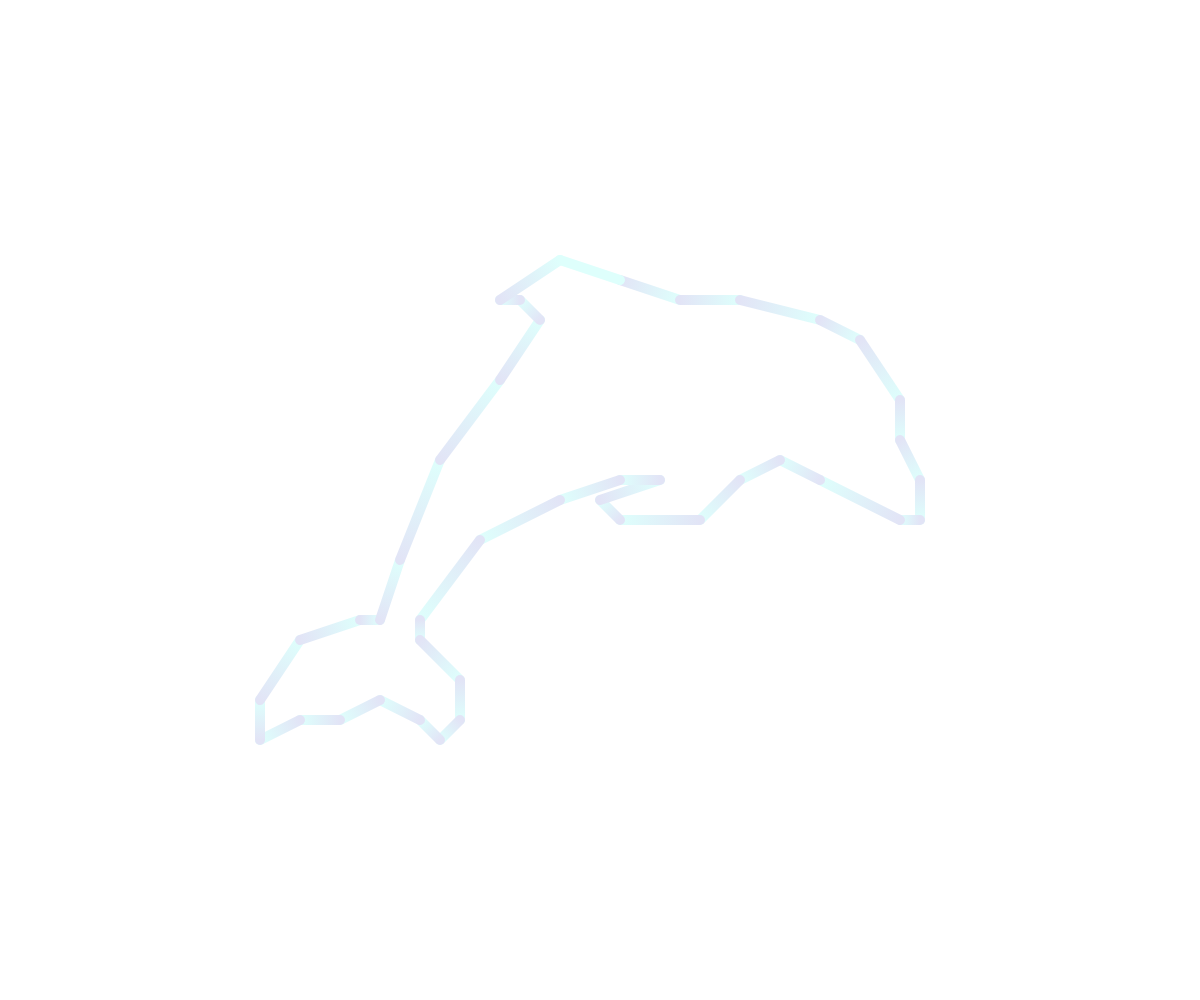
Frame 1 (no input)
Frame 60 (no input): identical to frame 1, image omitted
Frame 120 (the mouse pressed at the canvas centre since frame 60): identical to frame 1, image omitted

The p5.js sketch that drew this single still picture (run headless with seeded random() and noise() and a simulated clock; from frame 60 on, the mouse is pressed at the canvas centre):

// p5.js sketch
// ── sketch.js
let points =[[1, 11], [4, 10], [7, 10],[11,9],[13,8],[15,5],[15,3],[16,1],[16,-1],[15,-1],[11,1],[9,2],[7,1],[5,-1],[1,-1],[0,0],[3,1],[1,1],[-2,0],[-6,-2],[-9,-6],[-9,-7],[-7,-9],[-7,-11],[-8,-12],[-9,-11],[-11,-10],[-13,-11],[-15,-11],[-17,-12],[-17,-10],[-15,-7],[-12,-6],[-11,-6],[-10,-3],[-8,2],[-5,6],[-3,9],[-4,10],[-5,10],[-2,12]]; 

function setup() { 
  createCanvas(windowWidth, windowHeight);  
  for (let x = 0; x < points.length; x++) {
    for (let y = 0; y < points[x].length; y++) {
      points[x][y] = points[x][y] * 20;  
    }
  }
  ctx = canvas.getContext('2d');  
  ctx.lineWidth = 10;
  ctx.lineCap = 'round'
}


function draw() {  
  background(255);  
  translate(width/2, height/2);    
  scale(1, -1);  
  for (let x = 0; x < points.length-1; x++) {
    gradientLine(ctx, points[x][0], points[x][1], points[x+1][0], points[x+1][1], '#e2e4f6', '#defffc')
  }
  line(points[points.length-1][0], points[points.length-1][1], points[0][0], points[0][1]);  
}

function gradientLine(ctx, x1, y1, x2, y2, c1, c2) {
  const gradient = ctx.createLinearGradient(x1, y1, x2, y2);
  gradient.addColorStop(0, c1);
  gradient.addColorStop(1, c2);
  ctx.strokeStyle = gradient;

  ctx.beginPath();
  ctx.moveTo(x1, y1);
  ctx.lineTo(x2, y2);
  ctx.stroke();
}
